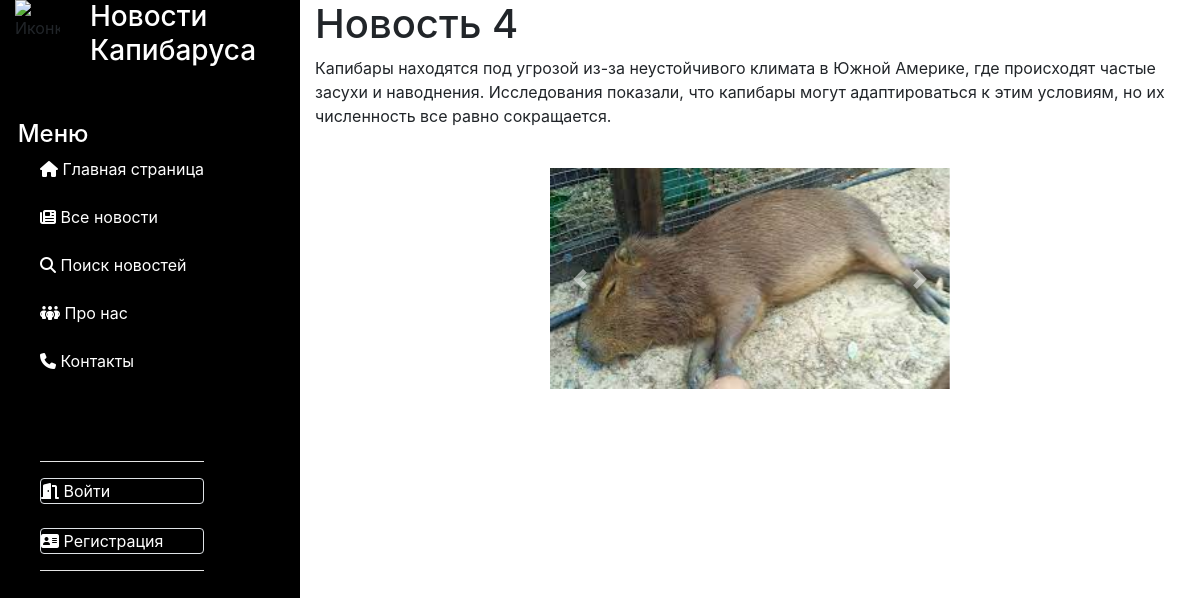
Page /news/17 on the committed database.
### news/models.py (models this page shows, shortened)
class Article(models.Model):
    categories = (('E', 'Economics'),
                  ('S', 'Science'),
                  ('IT', 'IT'))
    author = models.ForeignKey(User, on_delete=models.SET_NULL, null=True)
    title = models.CharField('Название', max_length=50, default='')
    anouncement = models.TextField('Аннотация', max_length=250)
    text = models.TextField('Текст новости', validators=[MinLengthValidator(200)])
    date = models.DateTimeField('Дата публикации', auto_created=True, default=datetime.datetime.now())
    category = models.CharField(choices=categories, max_length=20, verbose_name='Категории')
    tags = models.ManyToManyField(to=Tag, blank=True)
    class Meta:
        ordering = ['title', 'date']
        verbose_name = 'Новость'
        verbose_name_plural = 'Новости'

class Image(models.Model):
    article = models.ForeignKey(Article, on_delete=models.CASCADE)
    title = models.CharField(max_length=50, blank=True)
    image = models.ImageField(upload_to='article_images/')

### news/views.py (the view)
# urls.py: path('<int:id>', views.news_detail, name='news_detail'),
def news_detail(request, id):
    x_forwarded_for = request.META.get('HTTP_X_FORWARDED_FOR')
    if x_forwarded_for:
        ip = x_forwraded_for.split(',')[0]
    else:
        ip = request.META.get('REMOTE_ADDR')
    ip_address = ip
    news = Article.objects.get(id=id)
    images = Image.objects.filter(article_id=id)
    ViewCount.objects.get_or_create(article=news, ip_address=ip_address)
    context = {'news': news, 'images': images}
    return render(request, 'news/news_detail.html', context)

### news/templates/news/news_detail.html (shortened to what this page needs)
{% extends 'main/SideBar.html' %}
{% load static %}
{% block content %}
<link rel="stylesheet" href="https://maxcdn.bootstrapcdn.com/bootstrap/4.0.0/css/bootstrap.min.css"
>
<h1>
    {{ news.title }}
</h1>
<p>
    {{ news.text }}
</p>
<br>
{% if images %}
<div id="carouselExampleControls" class="carousel slide" data-ride="carousel">
    <div class="carousel-inner">
        {% for image in images %}
        <div class="carousel-item {% if forloop.counter == 1 %}active{% endif %}">
            <img class="d-block w-100" src="{{ image.image.url }}">
        </div>
        {% endfor %}
    </div>
    <a class="carousel-control-prev" href="#carouselExampleControls" role="button" data-slide="prev">
        <span class="carousel-control-prev-icon" aria-hidden="true"></span>
    </a>
    <a class="carousel-control-next" href="#carouselExampleControls" role="button" data-slide="next">
        <span class="carousel-control-next-icon" aria-hidden="true"></span>
    </a>
</div>
{% endif %}
{% endblock content %}

### main/static/main/css/style.css (style rules this page uses)
body { height: 100vh; }
#carouselExampleControls { width: 400px; height: auto; margin: auto; }

### rows in the picture
Article: title "Новость 4", text "Капибары находятся под угрозой из-за неустойчивого климата в Южной Америке, где происходят частые засухи и наводнения. Исследования показали, что капибары могут адаптироваться к этим условиям, но их численность все равно сокращается."
Image: image (picture)
